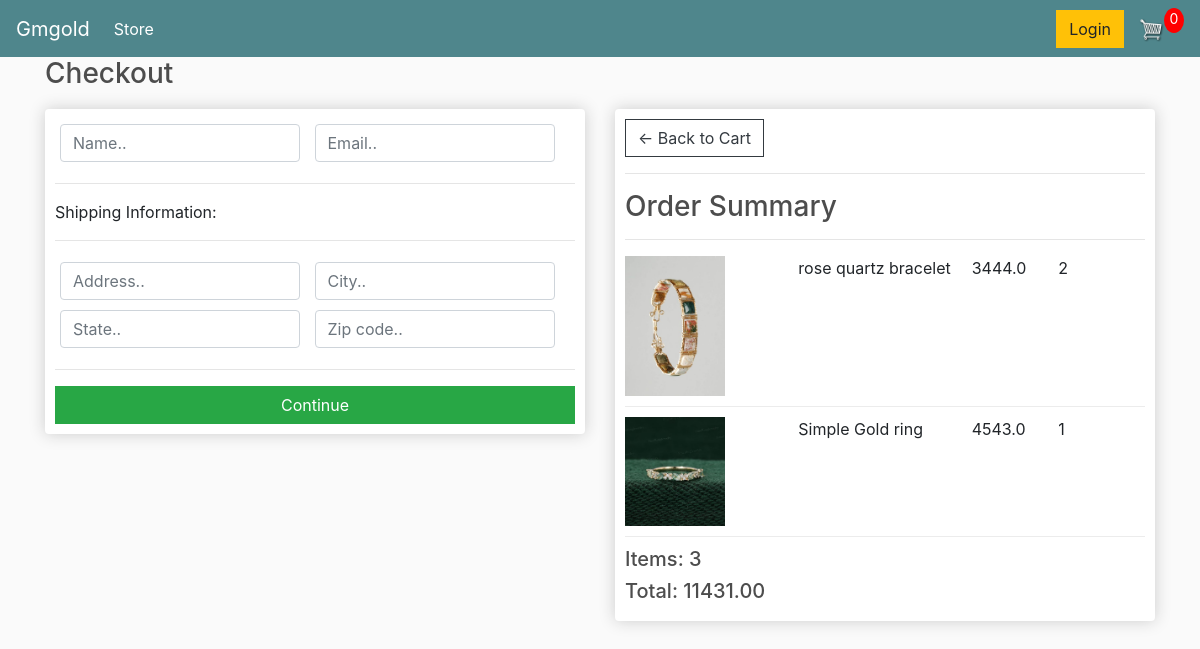
Screenshot of /checkout/ (signed in) with the database file from the repository.
### store/models.py (models this page shows, shortened)
class OrderItem(models.Model):  # Items in the cart
    product = models.ForeignKey(Product, on_delete=models.SET_NULL, blank=True, null=True)
    order = models.ForeignKey(Order, on_delete=models.SET_NULL, blank=True, null=True)
    quantity = models.IntegerField(default=0, null=True, blank=True)
    date_added = models.DateTimeField(auto_now_add=True)
    @property
    def get_total(self):
        total = self.product.price * self.quantity
        return total

class Product(models.Model):
    name = models.CharField(max_length=200, null=True)
    price = models.FloatField()
    image = models.ImageField(null=True, blank=True)
    @property
    def imageURL(self):
        try:
            url = self.image.url
        except:
            url = ''
        return url

class Order(models.Model):  # the Cart
    customer = models.ForeignKey(Customer, on_delete=models.SET_NULL, blank=True, null=True)
    date_ordered = models.DateTimeField(auto_now_add=True)
    complete = models.BooleanField(default=False, null=True, blank=False)
    transaction_id = models.CharField(max_length=200, null=True)
    @property
    def get_cart_total(self):
        orderitems = self.orderitem_set.all()
        total = sum([item.get_total for item in orderitems])
        return total
    @property
    def get_cart_items(self):
        orderitems = self.orderitem_set.all()
        total = sum([item.quantity for item in orderitems])
        return total

### store/views.py (the view)
# urls.py: path('checkout/', views.checkout, name="checkout"),
def checkout(request):
    if request.user.is_authenticated:
        customer = request.user.customer
        order, created = Order.objects.get_or_create(customer=customer, complete=False)
        items = order.orderitem_set.all()
    else:
        items = []
        order = {'get_cart_total': 0, 'get_cart_items': 0}
    context = {'items': items, 'order': order}
    return render(request, 'store/checkout.html', context)

### store/templates/store/checkout.html (shortened to what this page needs)
<!DOCTYPE html>
<html lang="en">
{% extends 'store/main.html' %}
{% load static %}
{% block content %}
<head>
</head>
<body>
<h3>Checkout</h3>
<div class="row">
	<div class="col-lg-6">
		<div class="box-element" id="form-wrapper">
            <form id="form">
	<div id="user-info">
		<div class="form-field">
			<input required class="form-control" type="text" name="name" placeholder="Name..">
		</div>
		<div class="form-field">
			<input required class="form-control" type="email" name="email" placeholder="Email..">
		</div>
	</div>
	<div id="shipping-info">
		<hr>
		<p>Shipping Information:</p>
		<hr>
		<div class="form-field">
			<input class="form-control" type="text" name="address" placeholder="Address..">
		</div>
		<div class="form-field">
			<input class="form-control" type="text" name="city" placeholder="City..">
		</div>
		<div class="form-field">
			<input class="form-control" type="text" name="state" placeholder="State..">
		</div>
		<div class="form-field">
			<input class="form-control" type="text" name="zipcode" placeholder="Zip code..">
		</div>
	</div>
	<hr>
	<input id="form-button" class="btn btn-success btn-block" type="submit" value="Continue">
</form>
		</div>
        <br>
	</div>
	<div class="col-lg-6">
            <div class="box-element">
                <a  class="btn btn-outline-dark" href="{% url 'cart' %}">&#x2190; Back to Cart</a>
                <hr>
                <h3>Order Summary</h3>
                <hr>
				{% for item in items %}
                <div class="cart-row">
                    <div style="flex:2"><img class="row-image" src="{{item.product.imageURL}}"></div>
                    <div style="flex:2"><p>{{item.product.name}}</p></div>
                    <div style="flex:1"><p>{{item.product.price}}</p></div>
                    <div style="flex:1"><p>{{item.quantity}}</p></div>
                </div>
				{% endfor %}
                <h5>Items:  {{order.get_cart_items}}</h5>
                <h5>Total:   {{order.get_cart_total|floatformat:2}}</h5>
            </div>
	</div>
</div>
{% endblock content %}

### store/templates/store/main.html (shortened to what this page needs)
<!DOCTYPE html>
{% load static %}
<html>
<head>
	<link rel="stylesheet" href="https://stackpath.bootstrapcdn.com/bootstrap/4.4.1/css/bootstrap.min.css">
	<link rel="stylesheet" type="text/css" href="{% static 'css/main.css' %}">
</head>
<body>
	<nav class="navbar navbar-expand-lg navbar-dark bg-dark">
	  <a class="navbar-brand" href="{% url 'store' %}">Gmgold</a>
	  <div class="collapse navbar-collapse" id="navbarSupportedContent">
	    <ul class="navbar-nav mr-auto">
	      <li class="nav-item active">
	        <a class="nav-link" href="{% url 'store' %}">Store <span class="sr-only">(current)</span></a>
	      </li>
	    </ul>
		  <div class="form-inline my-2 my-lg-0">
			<a href="#"class="btn btn-warning">Login</a>
			<a href="{% url 'cart' %}">
				<img  id="cart-icon" src="{% static 'images/logo.png' %}">
			</a>
			<p id="cart-total">0</p>
		  </div>
	  </div>
	</nav>
    <div class="container">
        {% block content %}
        {% endblock content %}
    </div>
</body>
</html>

### static/CSS/main.css (style rules this page uses)
body { background-color: hsl(0, 0%, 98%); }
h1,h2,h3,h4,h5,h6 { color:hsl(0, 0%, 30%); }
.box-element { box-shadow:hsl(0, 0%, 80%) 0 0 16px; background-color: #fff; border-radius: 4px; padding: 10px; }
.bg-dark { background-color: #4f868c!important; }
#cart-icon { width:25px; display: inline-block; margin-left: 15px; }
#cart-total { display: block; text-align: center; color:#fff; background-color: red; width: 20px; height: 25px; border-radius: 50%; font-size: 14px; }
.col-lg-4, .col-lg-6, .col-lg-8, .col-lg-12 { margin-top: 10px; }
.btn { border-radius: 0; }
.row-image { width: 100px; }
.form-field { width:250px; display: inline-block; padding: 5px; }
.cart-row { display: flex; align-items: flex-stretch; padding-bottom: 10px; margin-bottom: 10px; border-bottom: 1px solid #ececec; }

### rows the page displays
OrderItem: product.imageURL (picture), product.name "rose quartz bracelet", product.price "3444.0", quantity "2"
OrderItem: product.imageURL (picture), product.name "Simple Gold ring", product.price "4543.0", quantity "1"
Order: get_cart_items "3", get_cart_total "11431.00"
